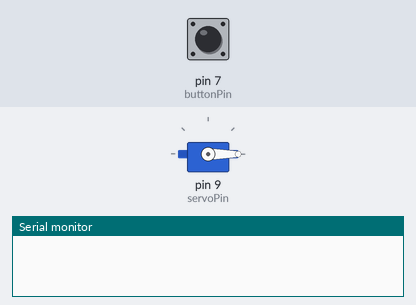
This sketch was run on a simulated Arduino Uno, built with avr-gcc and run on an emulated ATmega328P. Shown: servo, the last lines printed to the serial monitor. Inputs (shaded band) come from the test bench; at power-on: pin 7 (buttonPin) HIGH.

Above: at 1.2 s.
1.3 s: pin 7 (buttonPin) pulled LOW for 3.2 s
At 5.4 s:
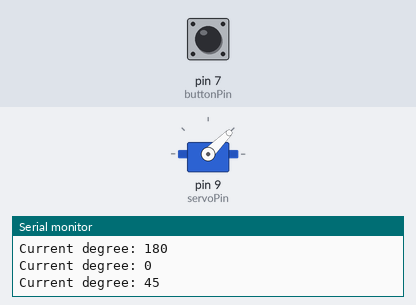
6.0 s: pin 7 (buttonPin) pulled LOW for 0.15 s
At 6.7 s:
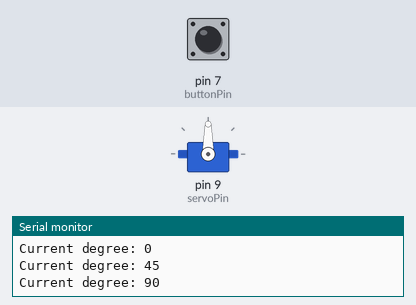
7.6 s: pin 7 (buttonPin) pulled LOW for 1 s
At 9.6 s:
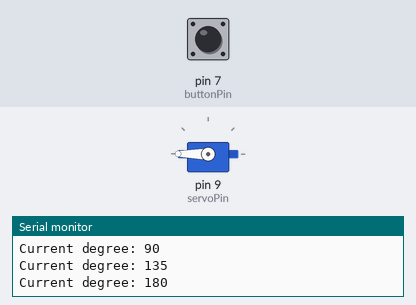
Timing chart, 0 to 11.1 s (numbered marks = the images above; inputs shaded):
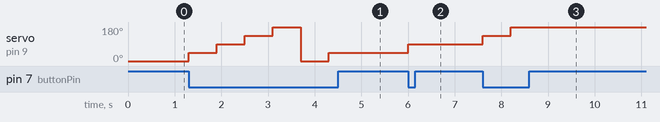

The sketch:

05_1_servos_push_btn.ino
```cpp
#include <Servo.h>

uint8_t servoPin = 9;
uint8_t servoPos = 0;
uint8_t stepSize = 45;

const int buttonPin = 7;

bool toggle = false;

const uint8_t min_degree = 0;
const uint8_t max_degree = 180;
uint8_t currentDegree = 0;

Servo servito;

void setup() {

  currentDegree = 0;

  // Enable internal pull-up resistor for buttonPin
  pinMode(buttonPin, INPUT_PULLUP);  // Button reads HIGH when not pressed, LOW when pressed

  servito.attach(servoPin);
  servito.write(currentDegree);
  Serial.begin(9600);  // Start serial communication
}

void loop() {

  int buttonState = digitalRead(buttonPin);  // Read the button state

  if (buttonState == LOW) {  // Button pressed (active-low)
    // If button is pressed, update the servo position
    currentDegree = (currentDegree >= max_degree) ? min_degree : currentDegree + stepSize;

    servito.write(currentDegree);  // Move the servo
    Serial.print("Current degree: ");
    Serial.println(currentDegree);
    delay(500);  // Add a delay to debounce the button
  }

  delay(100);  // Small delay to reduce CPU usage
}
```

Measured:
- after the input at 1.3 s, servo on pin 9 (servoPin): 0° → 45° at once, → 90° 0.60 s later, → 135° 0.60 s later, → 180° 0.60 s later, … (6 changes in this stretch)
- after the input at 6.0 s, servo on pin 9 (servoPin): 45° → 90° at once
- after the input at 7.6 s, servo on pin 9 (servoPin): 90° → 135° at once, → 180° 0.60 s later
